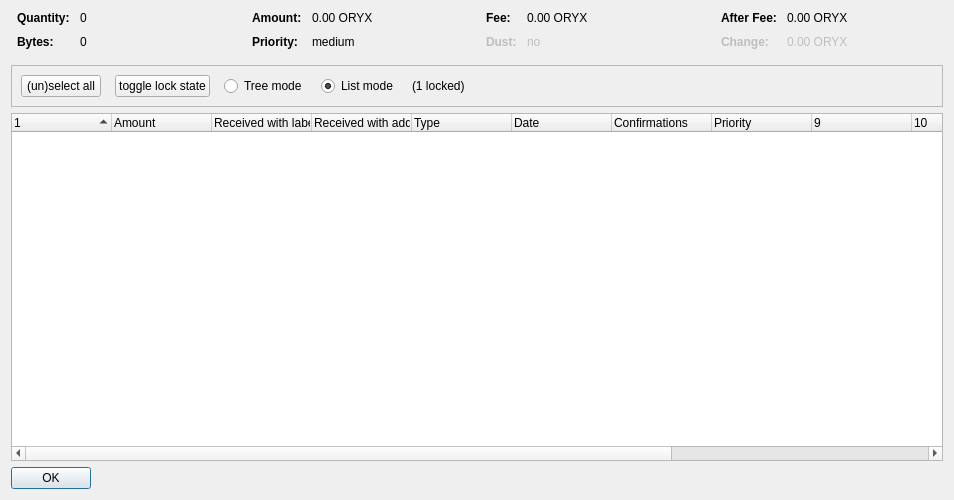
<?xml version="1.0" encoding="UTF-8"?>
<ui version="4.0">
 <class>CoinControlDialog</class>
 <widget class="QDialog" name="CoinControlDialog">
  <property name="geometry">
   <rect>
    <x>0</x>
    <y>0</y>
    <width>954</width>
    <height>500</height>
   </rect>
  </property>
  <property name="windowTitle">
   <string>Coin Selection</string>
  </property>
  <layout class="QVBoxLayout" name="verticalLayout">
   <item>
    <layout class="QHBoxLayout" name="horizontalLayoutTop" stretch="0,0,0,0">
     <property name="topMargin">
      <number>0</number>
     </property>
     <property name="bottomMargin">
      <number>10</number>
     </property>
     <item>
      <layout class="QFormLayout" name="formLayoutCoinControl1">
       <property name="horizontalSpacing">
        <number>10</number>
       </property>
       <property name="verticalSpacing">
        <number>10</number>
       </property>
       <property name="leftMargin">
        <number>6</number>
       </property>
       <property name="rightMargin">
        <number>6</number>
       </property>
       <item row="0" column="0">
        <widget class="QLabel" name="labelCoinControlQuantityText">
         <property name="font">
          <font>
           <weight>75</weight>
           <bold>true</bold>
          </font>
         </property>
         <property name="text">
          <string>Quantity:</string>
         </property>
        </widget>
       </item>
       <item row="0" column="1">
        <widget class="QLabel" name="labelCoinControlQuantity">
         <property name="cursor">
          <cursorShape>IBeamCursor</cursorShape>
         </property>
         <property name="contextMenuPolicy">
          <enum>Qt::ActionsContextMenu</enum>
         </property>
         <property name="text">
          <string notr="true">0</string>
         </property>
         <property name="textInteractionFlags">
          <set>Qt::LinksAccessibleByMouse|Qt::TextSelectableByKeyboard|Qt::TextSelectableByMouse</set>
         </property>
        </widget>
       </item>
       <item row="1" column="0">
        <widget class="QLabel" name="labelCoinControlBytesText">
         <property name="font">
          <font>
           <weight>75</weight>
           <bold>true</bold>
          </font>
         </property>
         <property name="text">
          <string>Bytes:</string>
         </property>
        </widget>
       </item>
       <item row="1" column="1">
        <widget class="QLabel" name="labelCoinControlBytes">
         <property name="cursor">
          <cursorShape>IBeamCursor</cursorShape>
         </property>
         <property name="contextMenuPolicy">
          <enum>Qt::ActionsContextMenu</enum>
         </property>
         <property name="text">
          <string notr="true">0</string>
         </property>
         <property name="textInteractionFlags">
          <set>Qt::LinksAccessibleByMouse|Qt::TextSelectableByKeyboard|Qt::TextSelectableByMouse</set>
         </property>
        </widget>
       </item>
      </layout>
     </item>
     <item>
      <layout class="QFormLayout" name="formLayoutCoinControl2">
       <property name="horizontalSpacing">
        <number>10</number>
       </property>
       <property name="verticalSpacing">
        <number>10</number>
       </property>
       <property name="leftMargin">
        <number>6</number>
       </property>
       <property name="rightMargin">
        <number>6</number>
       </property>
       <item row="0" column="0">
        <widget class="QLabel" name="labelCoinControlAmountText">
         <property name="font">
          <font>
           <weight>75</weight>
           <bold>true</bold>
          </font>
         </property>
         <property name="text">
          <string>Amount:</string>
         </property>
        </widget>
       </item>
       <item row="0" column="1">
        <widget class="QLabel" name="labelCoinControlAmount">
         <property name="cursor">
          <cursorShape>IBeamCursor</cursorShape>
         </property>
         <property name="contextMenuPolicy">
          <enum>Qt::ActionsContextMenu</enum>
         </property>
         <property name="text">
          <string notr="true">0.00 ORYX</string>
         </property>
         <property name="textInteractionFlags">
          <set>Qt::LinksAccessibleByMouse|Qt::TextSelectableByKeyboard|Qt::TextSelectableByMouse</set>
         </property>
        </widget>
       </item>
       <item row="1" column="0">
        <widget class="QLabel" name="labelCoinControlPriorityText">
         <property name="font">
          <font>
           <weight>75</weight>
           <bold>true</bold>
          </font>
         </property>
         <property name="text">
          <string>Priority:</string>
         </property>
        </widget>
       </item>
       <item row="1" column="1">
        <widget class="QLabel" name="labelCoinControlPriority">
         <property name="cursor">
          <cursorShape>IBeamCursor</cursorShape>
         </property>
         <property name="contextMenuPolicy">
          <enum>Qt::ActionsContextMenu</enum>
         </property>
         <property name="text">
          <string>medium</string>
         </property>
         <property name="textInteractionFlags">
          <set>Qt::LinksAccessibleByMouse|Qt::TextSelectableByKeyboard|Qt::TextSelectableByMouse</set>
         </property>
        </widget>
       </item>
      </layout>
     </item>
     <item>
      <layout class="QFormLayout" name="formLayoutCoinControl3">
       <property name="horizontalSpacing">
        <number>10</number>
       </property>
       <property name="verticalSpacing">
        <number>10</number>
       </property>
       <property name="leftMargin">
        <number>6</number>
       </property>
       <property name="rightMargin">
        <number>6</number>
       </property>
       <item row="0" column="0">
        <widget class="QLabel" name="labelCoinControlFeeText">
         <property name="font">
          <font>
           <weight>75</weight>
           <bold>true</bold>
          </font>
         </property>
         <property name="text">
          <string>Fee:</string>
         </property>
        </widget>
       </item>
       <item row="0" column="1">
        <widget class="QLabel" name="labelCoinControlFee">
         <property name="cursor">
          <cursorShape>IBeamCursor</cursorShape>
         </property>
         <property name="contextMenuPolicy">
          <enum>Qt::ActionsContextMenu</enum>
         </property>
         <property name="text">
          <string notr="true">0.00 ORYX</string>
         </property>
         <property name="textInteractionFlags">
          <set>Qt::LinksAccessibleByMouse|Qt::TextSelectableByKeyboard|Qt::TextSelectableByMouse</set>
         </property>
        </widget>
       </item>
       <item row="1" column="0">
        <widget class="QLabel" name="labelCoinControlLowOutputText">
         <property name="enabled">
          <bool>false</bool>
         </property>
         <property name="font">
          <font>
           <weight>75</weight>
           <bold>true</bold>
          </font>
         </property>
         <property name="text">
          <string>Dust:</string>
         </property>
        </widget>
       </item>
       <item row="1" column="1">
        <widget class="QLabel" name="labelCoinControlLowOutput">
         <property name="enabled">
          <bool>false</bool>
         </property>
         <property name="cursor">
          <cursorShape>IBeamCursor</cursorShape>
         </property>
         <property name="contextMenuPolicy">
          <enum>Qt::ActionsContextMenu</enum>
         </property>
         <property name="text">
          <string>no</string>
         </property>
         <property name="textInteractionFlags">
          <set>Qt::LinksAccessibleByMouse|Qt::TextSelectableByKeyboard|Qt::TextSelectableByMouse</set>
         </property>
        </widget>
       </item>
      </layout>
     </item>
     <item>
      <layout class="QFormLayout" name="formLayoutCoinControl4">
       <property name="horizontalSpacing">
        <number>10</number>
       </property>
       <property name="verticalSpacing">
        <number>10</number>
       </property>
       <property name="leftMargin">
        <number>6</number>
       </property>
       <property name="rightMargin">
        <number>6</number>
       </property>
       <item row="0" column="0">
        <widget class="QLabel" name="labelCoinControlAfterFeeText">
         <property name="font">
          <font>
           <weight>75</weight>
           <bold>true</bold>
          </font>
         </property>
         <property name="text">
          <string>After Fee:</string>
         </property>
        </widget>
       </item>
       <item row="0" column="1">
        <widget class="QLabel" name="labelCoinControlAfterFee">
         <property name="cursor">
          <cursorShape>IBeamCursor</cursorShape>
         </property>
         <property name="contextMenuPolicy">
          <enum>Qt::ActionsContextMenu</enum>
         </property>
         <property name="text">
          <string notr="true">0.00 ORYX</string>
         </property>
         <property name="textInteractionFlags">
          <set>Qt::LinksAccessibleByMouse|Qt::TextSelectableByKeyboard|Qt::TextSelectableByMouse</set>
         </property>
        </widget>
       </item>
       <item row="1" column="0">
        <widget class="QLabel" name="labelCoinControlChangeText">
         <property name="enabled">
          <bool>false</bool>
         </property>
         <property name="font">
          <font>
           <weight>75</weight>
           <bold>true</bold>
          </font>
         </property>
         <property name="text">
          <string>Change:</string>
         </property>
        </widget>
       </item>
       <item row="1" column="1">
        <widget class="QLabel" name="labelCoinControlChange">
         <property name="enabled">
          <bool>false</bool>
         </property>
         <property name="cursor">
          <cursorShape>IBeamCursor</cursorShape>
         </property>
         <property name="contextMenuPolicy">
          <enum>Qt::ActionsContextMenu</enum>
         </property>
         <property name="text">
          <string notr="true">0.00 ORYX</string>
         </property>
         <property name="textInteractionFlags">
          <set>Qt::LinksAccessibleByMouse|Qt::TextSelectableByKeyboard|Qt::TextSelectableByMouse</set>
         </property>
        </widget>
       </item>
      </layout>
     </item>
    </layout>
   </item>
   <item>
    <widget class="QFrame" name="frame">
     <property name="minimumSize">
      <size>
       <width>0</width>
       <height>40</height>
      </size>
     </property>
     <property name="frameShape">
      <enum>QFrame::StyledPanel</enum>
     </property>
     <property name="frameShadow">
      <enum>QFrame::Sunken</enum>
     </property>
     <layout class="QHBoxLayout" name="horizontalLayout">
      <item>
       <layout class="QHBoxLayout" name="horizontalLayoutPanel" stretch="0,0,0,0,0,0">
        <property name="spacing">
         <number>14</number>
        </property>
        <item>
         <widget class="QPushButton" name="pushButtonSelectAll">
          <property name="sizePolicy">
           <sizepolicy hsizetype="Maximum" vsizetype="Fixed">
            <horstretch>0</horstretch>
            <verstretch>0</verstretch>
           </sizepolicy>
          </property>
          <property name="text">
           <string>(un)select all</string>
          </property>
          <property name="autoDefault">
           <bool>false</bool>
          </property>
         </widget>
        </item>
        <item>
         <widget class="QPushButton" name="pushButtonToggleLock">
          <property name="sizePolicy">
           <sizepolicy hsizetype="Maximum" vsizetype="Fixed">
            <horstretch>0</horstretch>
            <verstretch>0</verstretch>
           </sizepolicy>
          </property>
          <property name="text">
           <string>toggle lock state</string>
          </property>
          <property name="autoDefault">
           <bool>false</bool>
          </property>
         </widget>
        </item>
        <item>
         <widget class="QRadioButton" name="radioTreeMode">
          <property name="sizePolicy">
           <sizepolicy hsizetype="Maximum" vsizetype="Fixed">
            <horstretch>0</horstretch>
            <verstretch>0</verstretch>
           </sizepolicy>
          </property>
          <property name="text">
           <string>Tree mode</string>
          </property>
         </widget>
        </item>
        <item>
         <widget class="QRadioButton" name="radioListMode">
          <property name="sizePolicy">
           <sizepolicy hsizetype="Maximum" vsizetype="Fixed">
            <horstretch>0</horstretch>
            <verstretch>0</verstretch>
           </sizepolicy>
          </property>
          <property name="text">
           <string>List mode</string>
          </property>
          <property name="checked">
           <bool>true</bool>
          </property>
         </widget>
        </item>
        <item>
         <widget class="QLabel" name="labelLocked">
          <property name="text">
           <string>(1 locked)</string>
          </property>
         </widget>
        </item>
        <item>
         <spacer name="horizontalSpacer">
          <property name="orientation">
           <enum>Qt::Horizontal</enum>
          </property>
          <property name="sizeHint" stdset="0">
           <size>
            <width>40</width>
            <height>20</height>
           </size>
          </property>
         </spacer>
        </item>
       </layout>
      </item>
     </layout>
    </widget>
   </item>
   <item>
    <widget class="CoinControlTreeWidget" name="treeWidget">
     <property name="contextMenuPolicy">
      <enum>Qt::CustomContextMenu</enum>
     </property>
     <property name="sortingEnabled">
      <bool>false</bool>
     </property>
     <property name="columnCount">
      <number>13</number>
     </property>
     <attribute name="headerShowSortIndicator" stdset="0">
      <bool>true</bool>
     </attribute>
     <attribute name="headerStretchLastSection">
      <bool>false</bool>
     </attribute>
     <column>
      <property name="text">
       <string/>
      </property>
     </column>
     <column>
      <property name="text">
       <string>Amount</string>
      </property>
     </column>
     <column>
      <property name="text">
       <string>Received with label</string>
      </property>
     </column>
     <column>
      <property name="text">
       <string>Received with address</string>
      </property>
     </column>
     <column>
      <property name="text">
       <string>Type</string>
      </property>
     </column>
     <column>
      <property name="text">
       <string>Date</string>
      </property>
     </column>
     <column>
      <property name="text">
       <string>Confirmations</string>
      </property>
      <property name="toolTip">
       <string>Confirmed</string>
      </property>
     </column>
     <column>
      <property name="text">
       <string>Priority</string>
      </property>
     </column>
     <column>
      <property name="text">
       <string/>
      </property>
     </column>
     <column>
      <property name="text">
       <string/>
      </property>
     </column>
     <column>
      <property name="text">
       <string/>
      </property>
     </column>
     <column>
      <property name="text">
       <string/>
      </property>
     </column>
     <column>
      <property name="text">
       <string/>
      </property>
     </column>
    </widget>
   </item>
   <item>
    <widget class="QDialogButtonBox" name="buttonBox">
     <property name="sizePolicy">
      <sizepolicy hsizetype="Maximum" vsizetype="Fixed">
       <horstretch>0</horstretch>
       <verstretch>0</verstretch>
      </sizepolicy>
     </property>
     <property name="orientation">
      <enum>Qt::Horizontal</enum>
     </property>
     <property name="standardButtons">
      <set>QDialogButtonBox::Ok</set>
     </property>
    </widget>
   </item>
  </layout>
 </widget>
 <customwidgets>
  <customwidget>
   <class>CoinControlTreeWidget</class>
   <extends>QTreeWidget</extends>
   <header>coincontroltreewidget.h</header>
  </customwidget>
 </customwidgets>
 <resources/>
 <connections/>
</ui>
